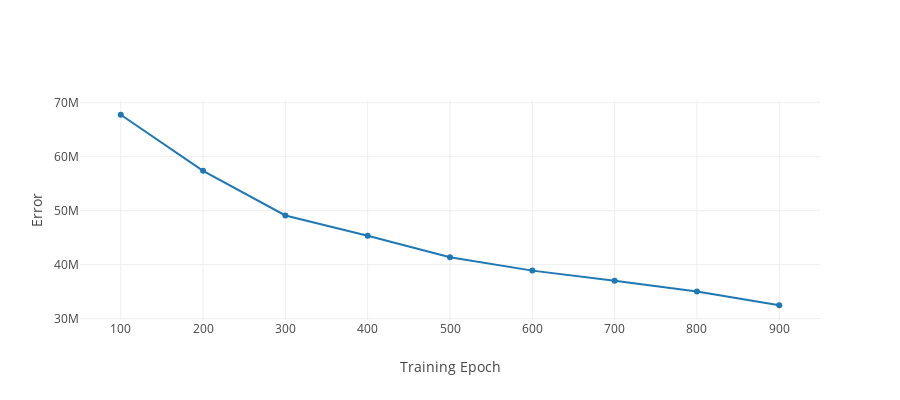

Source (notebook cell):
### Markdown cell above
# Model Performance

### Code cell
%%local
trace = go.Scatter(
    x = epoch_list[1:],
    y = mse_list[1:]
)


layout = dict(
              xaxis = dict(title = 'Training Epoch'),
              yaxis = dict(title = 'Error'),
              height = 400
              )
fig = dict(data=[trace], layout=layout)
iplot(fig)

### Figure 1 — Plotly figure (JSON) as saved in the notebook; plotly's stock layout.template omitted (floating-point values rounded to 4 significant figures)
{"data": [{"type": "scatter", "x": [100, 200, 300, 400, 500, 600, 700, 800, 900], "y": [67777840, 57392548, 49113220, 45364860, 41381468, 38895756, 37029104, 35034844, 32479042]}], "layout": {"height": 400, "xaxis": {"title": "Training Epoch"}, "yaxis": {"title": "Error"}}}
